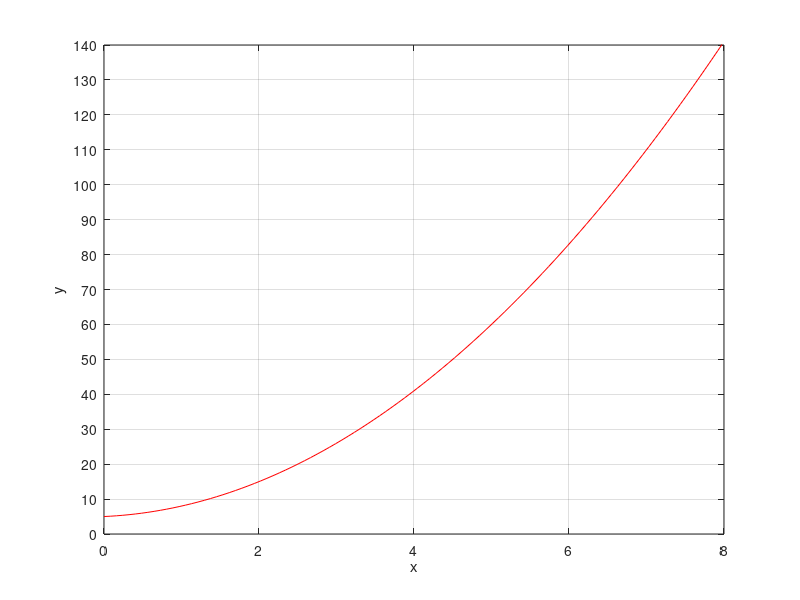

This figure's MATLAB source: (Note: this script raises an error after producing the figure.)
x = linspace(0,8,100);
y = 5 + 1*x+2*x.^2;

figure(1)
plot(x,y,'red')
ylim([0 140]);
xlim([0 8]);
yticks(0:(10):140);
xlabel('x');
ylabel('y');
grid on

t=linspace(-1,8,1000);
signalA = 2*(heaviside(t-1)-heaviside(t-3)) + (heaviside(t-3)-heaviside(t-4)) + 0.5*(heaviside(t-4)-heaviside(t-5));

signalB = 0.5*t.*(heaviside(t)-heaviside(t-2)) + 2*(t-2).*(heaviside(t-2)-heaviside(t-3)) + (heaviside(t-2)-heaviside(t-3)) -(3/2)*(t-2).*(heaviside(t-3)-heaviside(t-5)) + (3/2 + 3)*(heaviside(t-3)-heaviside(t-5));

%signalC = -1/4*t.*heaviside(t)+heaviside(t) + (1./(t-1)).*sin(pi*t*6).*heaviside(t);

signalC = 1 * exp(-t).* heaviside(t) + (0.8*1./((t*6)+1)).*sin(2*pi*t*3).*heaviside(t); 

yA = 5 + 1*signalA+2*signalA.^2;

yB = 5 + 1*signalB+2*signalB.^2;

yC = 5 + 1*signalC+2*signalC.^2;

figure(2)
subplot(3,2,1)
plot(t,signalA,'blue')
title('Signal A')
ylabel('sA(t)');
xlabel('t');
grid on
ylim([0 4]);
xlim([-1 8]);

subplot(3,2,3)
plot(t,signalB,'blue')
title('Signal B')
ylabel('sB(t)');
xlabel('t');
grid on
ylim([-1 4]);
xlim([-1 8]);

subplot(3,2,5)
plot(t,signalC,'blue')
title('Signal C')
ylabel('sC(t)');
xlabel('t');
grid on
ylim([0 2]);
xlim([-1 4]);

subplot(3,2,2)
plot(t,yA,'red')
title('Signal A')
ylabel('y');
xlabel('t');
grid on

subplot(3,2,4)
plot(t,yB,'red')
title('Signal B')
ylabel('y');
xlabel('t');
grid on

subplot(3,2,6)
plot(t,yC,'red')
title('Signal C')
ylabel('y');
xlabel('t');
xlim([-1 4]);
grid on